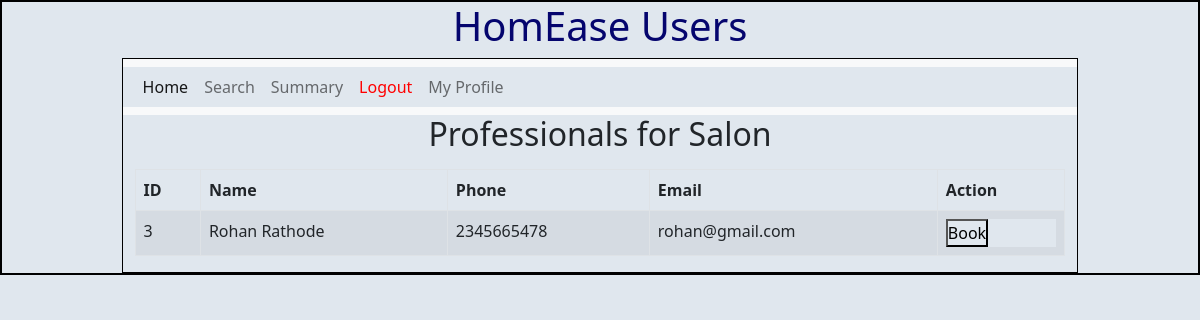
Page /service/Salon (signed in) on the committed database.
### backend/models.py (models this page shows)
class Service(db.Model):
    __tablename__="service"
    id=db.Column(db.Integer,primary_key=True)
    name=db.Column(db.String,unique=True,nullable=False)
    baseprice=db.Column(db.Float, default=0.0)
    desc=db.Column(db.String,nullable=False)
    professionals=db.relationship('Prof_Info', back_populates='service',cascade='all,delete')

class Prof_Info(db.Model):
    __tablename__="prof_info"
    id=db.Column(db.Integer,primary_key=True)
    email=db.Column(db.String,unique=True,nullable=False)
    password=db.Column(db.String,nullable=False)
    role=db.Column(db.Integer,default=2)
    full_name=db.Column(db.String,nullable=False)
    service_name=db.Column(db.Integer, db.ForeignKey("service.id"), nullable=False)
    experience=db.Column(db.Integer,nullable=False)
    location=db.Column(db.String,nullable=False)
    pin_code=db.Column(db.Integer,nullable=False)
    prof_status=db.Column(db.String,default='requested')#requested,approved,rejected,blocked
    service=db.relationship("Service",back_populates="professionals")
    phone=db.Column(db.Integer,nullable=False, unique=True)

### backend/controllers.py (the view)
@app.route('/service/<name>')
def list_professionals(name):
    user_id = session["user_id"]
    user_info = User_Info.query.get(user_id)
    service = Service.query.filter_by(name=name).first()
    if not service:
        return redirect(url_for('user_dashboard'))
    filtered_professionals = Prof_Info.query.filter_by(service_name=service.id).filter(Prof_Info.prof_status != 'blocked').all()
    user_service_history = User_Service_History.query.filter_by(service_req_id=service.id).all()
    return render_template('professional_list.html', name=name, professionals=filtered_professionals, user_service_history=user_service_history, service=service, user_info=user_info)

### templates/professional_list.html (shortened to what this page needs)
{% extends "user_layout.html" %}
{% block content %}
<html>
    <h2 style="text-align: center;">Professionals for {{ name }}</h2>
    <div class="container">
        <table class="table table-bordered table-striped mt-3">
            <thead>
                <tr>
                    <th>ID</th>
                    <th>Name</th>
                    <th>Phone</th>
                    <th>Email</th>
                    <th>Action</th>
                </tr>
            </thead>
            <tbody>
                {% for professional in professionals %}
                <tr>
                    <td>{{ professional.id }}</td>
                    <td>{{ professional.full_name }}</td>
                    <td>{{ professional.phone }}</td>
                    <td>{{ professional.email }}</td>
                    <td>
                        <form action="{{ url_for('book_professional', professional_id=professional.id) }}" method="post">
                            <button type="submit">Book</button>
                        </form>
                    </td>
                </tr>
                {% endfor %}
            </tbody>
        </table>
    </div>
</html>
{% endblock %}

### static/styles/main.css (style rules this page uses)
* { margin: 0; padding: 0; background-color: rgb(224, 231, 238); }

### rows in the picture
Service: name "Salon"
Prof_Info: id "3", full_name "Rohan Rathode", phone "2345665478", email "rohan@gmail.com"
